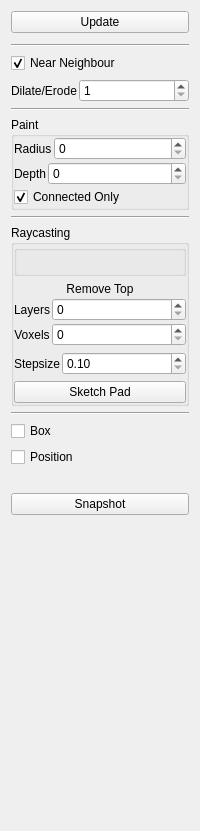
<?xml version="1.0" encoding="UTF-8"?>
<ui version="4.0">
 <class>ViewerMenu</class>
 <widget class="QWidget" name="ViewerMenu">
  <property name="geometry">
   <rect>
    <x>0</x>
    <y>0</y>
    <width>200</width>
    <height>831</height>
   </rect>
  </property>
  <property name="sizePolicy">
   <sizepolicy hsizetype="Preferred" vsizetype="Preferred">
    <horstretch>0</horstretch>
    <verstretch>0</verstretch>
   </sizepolicy>
  </property>
  <property name="minimumSize">
   <size>
    <width>0</width>
    <height>0</height>
   </size>
  </property>
  <property name="maximumSize">
   <size>
    <width>200</width>
    <height>16777215</height>
   </size>
  </property>
  <property name="windowTitle">
   <string>Form</string>
  </property>
  <layout class="QVBoxLayout" name="verticalLayout">
   <item>
    <widget class="QPushButton" name="update">
     <property name="text">
      <string>Update</string>
     </property>
    </widget>
   </item>
   <item>
    <spacer name="verticalSpacer_3">
     <property name="orientation">
      <enum>Qt::Vertical</enum>
     </property>
     <property name="sizeType">
      <enum>QSizePolicy::Fixed</enum>
     </property>
     <property name="sizeHint" stdset="0">
      <size>
       <width>20</width>
       <height>5</height>
      </size>
     </property>
    </spacer>
   </item>
   <item>
    <widget class="Line" name="line_3">
     <property name="orientation">
      <enum>Qt::Horizontal</enum>
     </property>
    </widget>
   </item>
   <item>
    <widget class="QCheckBox" name="nearest">
     <property name="text">
      <string>Near Neighbour</string>
     </property>
     <property name="checked">
      <bool>true</bool>
     </property>
    </widget>
   </item>
   <item>
    <layout class="QHBoxLayout" name="horizontalLayout_8" stretch="0,1">
     <property name="spacing">
      <number>2</number>
     </property>
     <item>
      <widget class="QLabel" name="label_11">
       <property name="text">
        <string>Dilate/Erode</string>
       </property>
      </widget>
     </item>
     <item>
      <widget class="QSpinBox" name="dilateRad">
       <property name="minimum">
        <number>1</number>
       </property>
      </widget>
     </item>
    </layout>
   </item>
   <item>
    <widget class="Line" name="line_2">
     <property name="orientation">
      <enum>Qt::Horizontal</enum>
     </property>
    </widget>
   </item>
   <item>
    <widget class="QGroupBox" name="groupBox">
     <property name="sizePolicy">
      <sizepolicy hsizetype="Preferred" vsizetype="Fixed">
       <horstretch>0</horstretch>
       <verstretch>0</verstretch>
      </sizepolicy>
     </property>
     <property name="title">
      <string>Paint</string>
     </property>
     <layout class="QVBoxLayout" name="verticalLayout_4" stretch="0,0,0">
      <property name="spacing">
       <number>2</number>
      </property>
      <property name="leftMargin">
       <number>0</number>
      </property>
      <property name="topMargin">
       <number>0</number>
      </property>
      <property name="rightMargin">
       <number>0</number>
      </property>
      <property name="bottomMargin">
       <number>0</number>
      </property>
      <item>
       <layout class="QHBoxLayout" name="horizontalLayout_3" stretch="0,1">
        <item>
         <widget class="QLabel" name="label_12">
          <property name="text">
           <string>Radius</string>
          </property>
          <property name="alignment">
           <set>Qt::AlignLeading|Qt::AlignLeft|Qt::AlignVCenter</set>
          </property>
         </widget>
        </item>
        <item>
         <widget class="QSpinBox" name="radiusSurface"/>
        </item>
       </layout>
      </item>
      <item>
       <layout class="QHBoxLayout" name="horizontalLayout_7" stretch="0,1">
        <item>
         <widget class="QLabel" name="label_13">
          <property name="text">
           <string>Depth</string>
          </property>
          <property name="alignment">
           <set>Qt::AlignLeading|Qt::AlignLeft|Qt::AlignVCenter</set>
          </property>
         </widget>
        </item>
        <item>
         <widget class="QSpinBox" name="radiusDepth"/>
        </item>
       </layout>
      </item>
      <item>
       <widget class="QCheckBox" name="paintOnlyConnected">
        <property name="text">
         <string>Connected Only</string>
        </property>
        <property name="checked">
         <bool>true</bool>
        </property>
       </widget>
      </item>
     </layout>
    </widget>
   </item>
   <item>
    <widget class="Line" name="line">
     <property name="orientation">
      <enum>Qt::Horizontal</enum>
     </property>
    </widget>
   </item>
   <item>
    <widget class="QGroupBox" name="raycastParam">
     <property name="sizePolicy">
      <sizepolicy hsizetype="Preferred" vsizetype="Preferred">
       <horstretch>0</horstretch>
       <verstretch>0</verstretch>
      </sizepolicy>
     </property>
     <property name="title">
      <string>Raycasting</string>
     </property>
     <layout class="QVBoxLayout" name="verticalLayout_8">
      <property name="spacing">
       <number>6</number>
      </property>
      <property name="leftMargin">
       <number>0</number>
      </property>
      <property name="topMargin">
       <number>0</number>
      </property>
      <property name="rightMargin">
       <number>0</number>
      </property>
      <property name="bottomMargin">
       <number>0</number>
      </property>
      <item>
       <widget class="QGroupBox" name="lightBox">
        <property name="title">
         <string/>
        </property>
        <property name="checkable">
         <bool>false</bool>
        </property>
        <property name="checked">
         <bool>false</bool>
        </property>
        <layout class="QVBoxLayout" name="verticalLayout_9">
         <property name="spacing">
          <number>0</number>
         </property>
         <property name="leftMargin">
          <number>0</number>
         </property>
         <property name="topMargin">
          <number>0</number>
         </property>
         <property name="rightMargin">
          <number>0</number>
         </property>
         <property name="bottomMargin">
          <number>0</number>
         </property>
         <item>
          <layout class="QVBoxLayout" name="popupLight">
           <property name="spacing">
            <number>6</number>
           </property>
          </layout>
         </item>
        </layout>
       </widget>
      </item>
      <item>
       <layout class="QGridLayout" name="gridLayout_3" columnstretch="0,1">
        <property name="topMargin">
         <number>0</number>
        </property>
        <property name="bottomMargin">
         <number>0</number>
        </property>
        <property name="spacing">
         <number>2</number>
        </property>
        <item row="5" column="0">
         <widget class="QLabel" name="label_3">
          <property name="text">
           <string>Voxels</string>
          </property>
          <property name="alignment">
           <set>Qt::AlignCenter</set>
          </property>
         </widget>
        </item>
        <item row="4" column="0">
         <widget class="QLabel" name="label_8">
          <property name="sizePolicy">
           <sizepolicy hsizetype="Preferred" vsizetype="Preferred">
            <horstretch>0</horstretch>
            <verstretch>0</verstretch>
           </sizepolicy>
          </property>
          <property name="minimumSize">
           <size>
            <width>0</width>
            <height>0</height>
           </size>
          </property>
          <property name="text">
           <string>Layers</string>
          </property>
          <property name="alignment">
           <set>Qt::AlignCenter</set>
          </property>
         </widget>
        </item>
        <item row="4" column="1">
         <widget class="QSpinBox" name="skipLayers">
          <property name="maximumSize">
           <size>
            <width>16777215</width>
            <height>16777215</height>
           </size>
          </property>
          <property name="alignment">
           <set>Qt::AlignLeading|Qt::AlignLeft|Qt::AlignVCenter</set>
          </property>
          <property name="maximum">
           <number>200</number>
          </property>
         </widget>
        </item>
        <item row="3" column="0" colspan="2">
         <widget class="QLabel" name="label_7">
          <property name="lineWidth">
           <number>1</number>
          </property>
          <property name="text">
           <string>Remove Top</string>
          </property>
          <property name="alignment">
           <set>Qt::AlignCenter</set>
          </property>
         </widget>
        </item>
        <item row="5" column="1">
         <widget class="QSpinBox" name="skipVoxels"/>
        </item>
       </layout>
      </item>
      <item>
       <layout class="QGridLayout" name="gridLayout" columnstretch="0,1">
        <property name="topMargin">
         <number>0</number>
        </property>
        <property name="horizontalSpacing">
         <number>2</number>
        </property>
        <property name="verticalSpacing">
         <number>0</number>
        </property>
        <item row="1" column="1">
         <widget class="QDoubleSpinBox" name="stillStep">
          <property name="minimum">
           <double>0.100000000000000</double>
          </property>
          <property name="maximum">
           <double>10.000000000000000</double>
          </property>
          <property name="singleStep">
           <double>0.100000000000000</double>
          </property>
         </widget>
        </item>
        <item row="1" column="0">
         <widget class="QLabel" name="label_9">
          <property name="text">
           <string>Stepsize</string>
          </property>
          <property name="alignment">
           <set>Qt::AlignCenter</set>
          </property>
         </widget>
        </item>
       </layout>
      </item>
      <item>
       <widget class="QPushButton" name="sketchPad">
        <property name="text">
         <string>Sketch Pad</string>
        </property>
        <property name="checkable">
         <bool>true</bool>
        </property>
       </widget>
      </item>
     </layout>
    </widget>
   </item>
   <item>
    <widget class="Line" name="line_5">
     <property name="orientation">
      <enum>Qt::Horizontal</enum>
     </property>
    </widget>
   </item>
   <item>
    <widget class="QCheckBox" name="box">
     <property name="text">
      <string>Box</string>
     </property>
     <property name="checked">
      <bool>false</bool>
     </property>
    </widget>
   </item>
   <item>
    <widget class="QCheckBox" name="showPosition">
     <property name="text">
      <string>Position</string>
     </property>
     <property name="checked">
      <bool>false</bool>
     </property>
    </widget>
   </item>
   <item>
    <spacer name="verticalSpacer_2">
     <property name="orientation">
      <enum>Qt::Vertical</enum>
     </property>
     <property name="sizeType">
      <enum>QSizePolicy::Fixed</enum>
     </property>
     <property name="sizeHint" stdset="0">
      <size>
       <width>20</width>
       <height>20</height>
      </size>
     </property>
    </spacer>
   </item>
   <item>
    <widget class="QPushButton" name="snapshot">
     <property name="text">
      <string>Snapshot</string>
     </property>
    </widget>
   </item>
   <item>
    <spacer name="verticalSpacer">
     <property name="orientation">
      <enum>Qt::Vertical</enum>
     </property>
     <property name="sizeHint" stdset="0">
      <size>
       <width>20</width>
       <height>40</height>
      </size>
     </property>
    </spacer>
   </item>
  </layout>
 </widget>
 <resources/>
 <connections/>
</ui>
